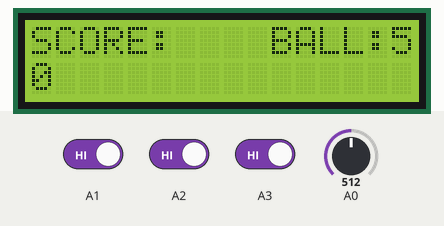
A sketch run on a simulated Arduino Uno, built with avr-gcc and run on an emulated ATmega328P. On the bench: 16×2 character LCD. Inputs (shaded band) come from the test bench; at power-on: A1 HIGH, A2 HIGH, A3 HIGH, A0 = 512.

Above: at 1.2 s.
1.3 s: A1 driven LOW
At 2.2 s:
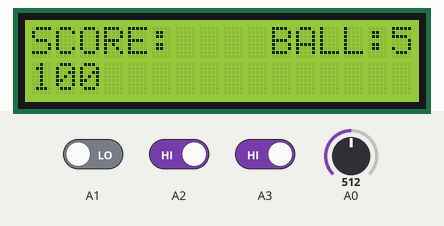
2.8 s: A2 driven LOW
At 3.3 s:
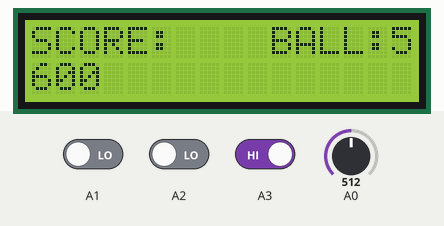
4.3 s: A3 driven LOW
At 5.7 s:
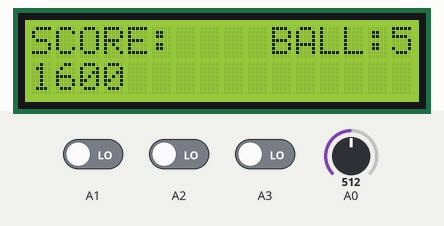
Timing chart, 0 to 7.3 s (numbered marks = the images above; inputs shaded):
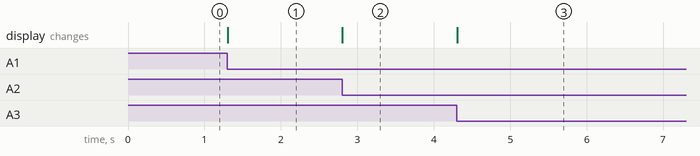

Measured:
- after the input at 1.3 s, the display: changes at once (image 1)
- after the input at 2.8 s, the display: changes at once (image 2)
- after the input at 4.3 s, the display: changes at once (image 3)

The sketch:

debounce_tutorial.ino
```cpp
#include <LiquidCrystal.h>
LiquidCrystal lcd(12, 11, 5, 4, 3, 2);

  boolean lastReadButton1;
  boolean lastReadButton2;
  boolean lastReadButton3;
  boolean lastReadButton4;

int buttonState;             // the current reading from the input pin
int lastButtonState = LOW;   // the previous reading from the input pin
long lastDebounceTime = 0;  // the last time the output pin was toggled
long debounceDelay = 50;    // the debounce time; increase if the output flickers

  unsigned int score = 0;
  int ballnumber = 5;
  int a = 100;
  int b = 500;
  int c = 1000;


// SETUP===========================================
void setup() {

//input pins for scoring triggers
  pinMode(A0, INPUT);
  pinMode(A1, INPUT);
  pinMode(A2, INPUT);
  pinMode(A3, INPUT);

// set up the LCD:
  lcd.begin(16, 2);
  lcd.clear();

}

//LOOP==============================================
void loop() {

//LCD TOP ROW: SCORE / GAME OVER

  lcd.setCursor(0, 0);

  if (ballnumber < 1)
  {

    lcd.print("GAME OVER         ");
  }
  else
  {
  lcd.print("SCORE:    BALL:");
  lcd.print(ballnumber);
  }
//LCD BOTTOM ROW: NUMERIC SCORE

  lcd.setCursor(0, 1);
  lcd.print(score);

///LOST BALL///BLACK///////////////////////////////////
  int reading = analogRead(A0);

  if (reading != lastButtonState) {

    lastDebounceTime = millis();
  }
  if ((millis() - lastDebounceTime) > debounceDelay) {

    if (reading != buttonState) {
      buttonState = reading;

      if (buttonState == HIGH) {
         ballnumber = ballnumber - 1;
      }
    }
  }
  lastButtonState = reading;

///SCORE a 100 PTS///////////////////
   boolean readButton2 = digitalRead(A1);

  if (readButton2 == LOW and lastReadButton2 == HIGH)
  {
      score = score + a;
  }
  lastReadButton2 = readButton2;

///SCORE B 500 PTS///////////////////
   boolean readButton3 = digitalRead(A2);

  if (readButton3 == LOW and lastReadButton3 == HIGH)
  {
      score = score + b;
  }
  lastReadButton3 = readButton3;

///SCORE C 1000 PTS///////////////////
   boolean readButton4 = digitalRead(A3);

  if (readButton4 == LOW and lastReadButton4 == HIGH)
  {
      score = score + c;
  }
  lastReadButton4 = readButton4;

}
```
